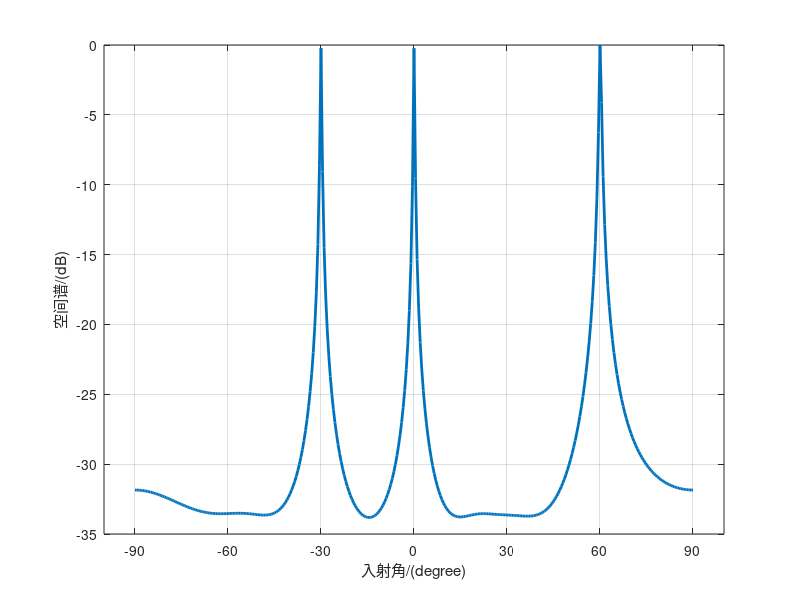

The MATLAB script that drew this image:
clear; close all;
%%%%%%%% MUSIC for Uniform Linear Array%%%%%%%%
derad = pi/180;      %角度->弧度
N = 8;               % 阵元个数        
M = 3;               % 信源数目
theta = [-30 0 60];  % 待估计角度
snr = 10;            % 信噪比
K = 512;             % 快拍数
 
dd = 0.5;            % 阵元间距 
d=0:dd:(N-1)*dd;
A=exp(-1i*2*pi*d.'*sin(theta*derad));  %方向矢量
%%%%构建信号模型%%%%%
S=randn(M,K);             %信源信号，入射信号
X=A*S;                    %构造接收信号
X1=awgn(X,snr,'measured'); %将白色高斯噪声添加到信号中
% 计算协方差矩阵
Rxx=X1*X1'/K;
% 特征值分解
[EV,D]=eig(Rxx);                   %特征值分解
EVA=diag(D)';                      %将特征值矩阵对角线提取并转为一行
[EVA,I]=sort(EVA);                 %将特征值排序 从小到大
EV=fliplr(EV(:,I));                % 对应特征矢量排序
                 
 
% 遍历每个角度，计算空间谱
for iang = 1:361
    angle(iang)=(iang-181)/2;
    phim=derad*angle(iang);
    a=exp(-1i*2*pi*d*sin(phim)).'; 
    En=EV(:,M+1:N);                   % 取矩阵的第M+1到N列组成噪声子空间
    Pmusic(iang)=1/(a'*En*En'*a);
end
Pmusic=abs(Pmusic);
Pmmax=max(Pmusic)
Pmusic=10*log10(Pmusic/Pmmax);            % 归一化处理
h=plot(angle,Pmusic);
set(h,'Linewidth',2);
xlabel('入射角/(degree)');
ylabel('空间谱/(dB)');
set(gca, 'XTick',[-90:30:90]);
grid on;